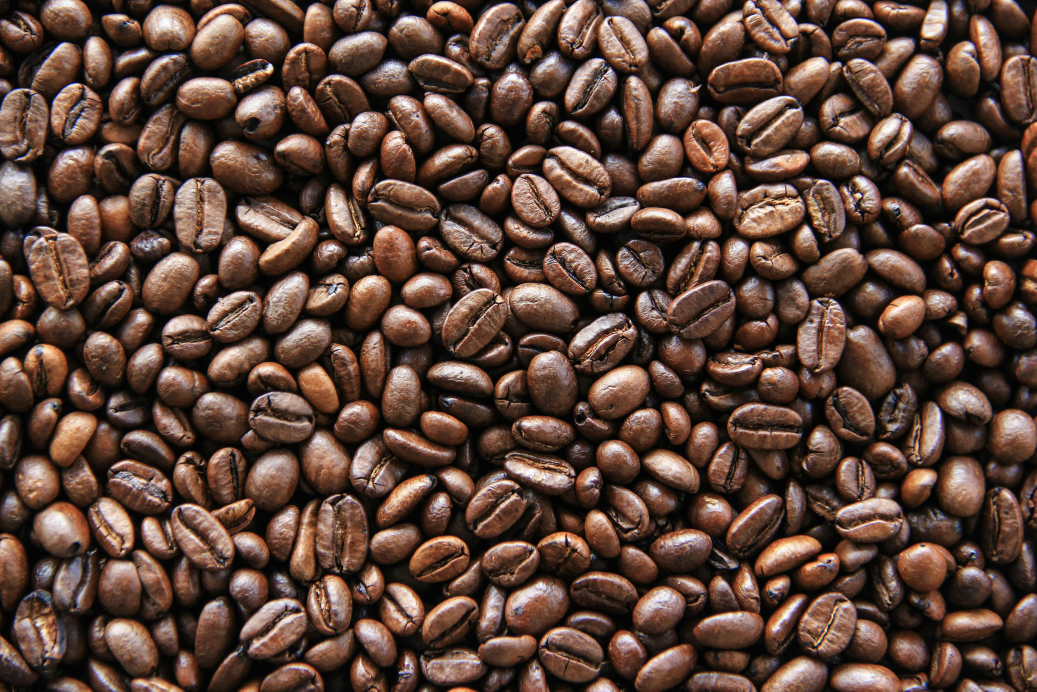
#> input picture coffee_beans.jpg, 5184 x 3456 px (shown at 1/5 size)
$ python count_v2.py
#> lines starting #> are read from the running program, lines starting #| are printed output that depends on the picture; after the words box and inside, x2 and y2 are one past the last pixel; in counts of white or black regions, pixels touching at a corner belong together
#!/usr/bin/env python3
"""
coffee bean counter
counts whole coffee beans using contour detection.
filters out small fragments and noise.
"""

import cv2
import numpy as np


def count_coffee_beans(image_path: str) -> int:
    """
    count coffee beans using contour detection.

    args:
        image_path: path to the input image

    returns:
        int: count of whole coffee beans rounded to nearest 10
    """
#> called with image_path = 'coffee_beans.jpg'
    # load image
    img = cv2.imread(image_path)
#> img is the input picture: shape (3456, 5184, 3); mean B, G, R 57.1, 68.5, 93.8
    if img is None:
        raise ValueError(f"could not load image: {image_path}")

    height, width = img.shape[:2]
#> height = 3456; width = 5184
    print(f"original image size: {width}x{height}")
#| original image size: 5184x3456

    # resize to standard resolution for consistent results
    std_w, std_h = 1500, 1000
    img = cv2.resize(img, (std_w, std_h), interpolation=cv2.INTER_AREA if width > std_w else cv2.INTER_CUBIC)
#> img: shape (1000, 1500, 3)
    print(f"resized to: {std_w}x{std_h}")

    original = img.copy()

    # convert to grayscale
    gray = cv2.cvtColor(img, cv2.COLOR_BGR2GRAY)
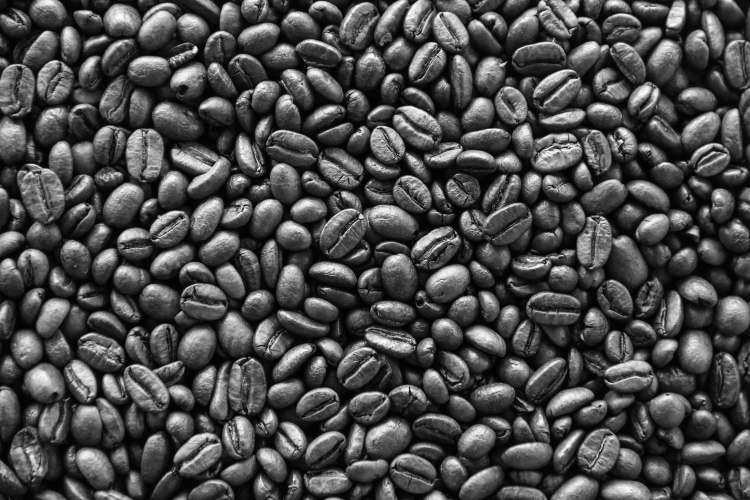
#> gray: shape (1000, 1500) (shown at 1/2 size); min 1, max 254, mean 74.7
    cv2.imwrite("output_01_grayscale.jpg", gray)

    # apply clahe (contrast limited adaptive histogram equalization)
    # this improves contrast in dark areas without adding massive noise
    clahe = cv2.createCLAHE(clipLimit=2.0, tileGridSize=(8, 8))
    equalized = clahe.apply(gray)
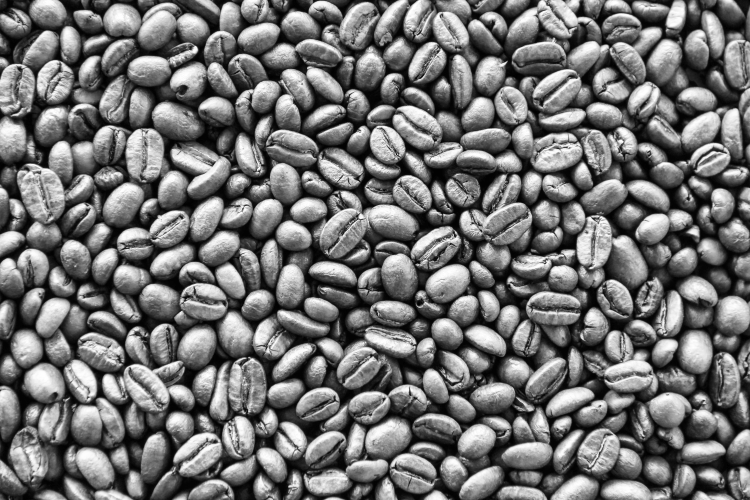
#> equalized: shape (1000, 1500) (shown at 1/2 size); min 0, max 255, mean 114.2
    cv2.imwrite("output_01b_equalized.jpg", equalized)

    # apply gaussian blur
    blurred = cv2.GaussianBlur(equalized, (5, 5), 0)
    cv2.imwrite("output_02_blurred.jpg", blurred)

    # use otsu thresholding (stable) on the contrast-enhanced image
    _, binary = cv2.threshold(blurred, 0, 255, cv2.THRESH_BINARY + cv2.THRESH_OTSU)
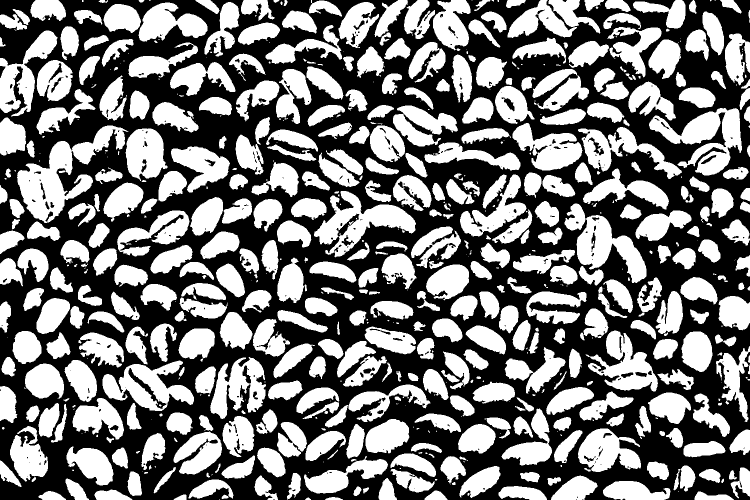
#> binary: shape (1000, 1500) (shown at 1/2 size); 47.4% white; 666 white regions (220 under 20 px), largest, box (x1, y1, x2, y2) and area: (34, 251, 257, 446) 14740, (1298, 216, 1484, 351) 11243, (628, 382, 832, 515) 10396
    cv2.imwrite("output_03_binary.jpg", binary)

    # morphological closing to bridge crevices
    kernel_close = cv2.getStructuringElement(cv2.MORPH_ELLIPSE, (5, 5))
    closed = cv2.morphologyEx(binary, cv2.MORPH_CLOSE, kernel_close, iterations=2)
#> closed: shape (1000, 1500); 51.2% white; 78 black regions, largest, box (x1, y1, x2, y2) and area: (0, 0, 1500, 1000) 652223, (1045, 0, 1500, 330) 46289, (916, 0, 1079, 55) 4109

    # morphological opening to separate touching beans
    kernel_open = cv2.getStructuringElement(cv2.MORPH_ELLIPSE, (5, 5))
    opened = cv2.morphologyEx(closed, cv2.MORPH_OPEN, kernel_open, iterations=2)
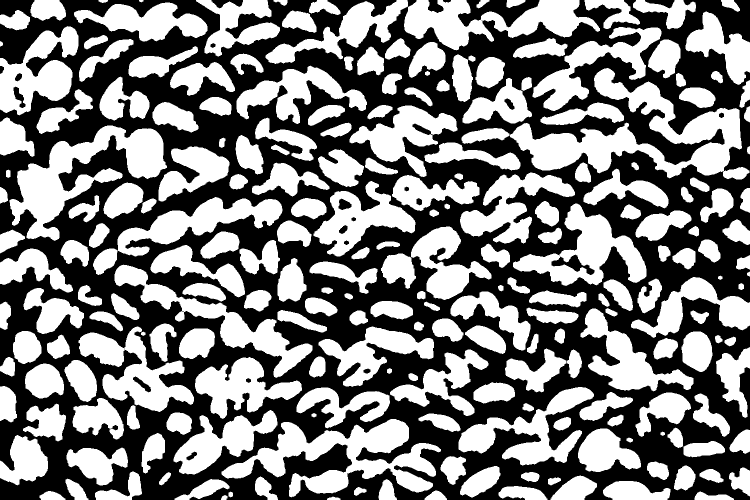
#> opened: shape (1000, 1500) (shown at 1/2 size); 49.9% white; 226 white regions
    cv2.imwrite("output_04_processed.jpg", opened)

    # find external contours
    contours, _ = cv2.findContours(opened, cv2.RETR_EXTERNAL, cv2.CHAIN_APPROX_SIMPLE)
#> contours = 226 contours; largest, box (x1, y1, x2, y2) and area: (1020, 136, 1499, 359) 34994, (443, 838, 882, 995) 26480, (19, 251, 334, 482) 25502, (808, 0, 1200, 101) 18240, (1026, 407, 1293, 572) 17536

    # calculate areas - filter out tiny noise
    areas = []

    # sanity check: calculate max possible area for a valid bean cluster
    # if a contour is > 5% of the total image, it's likely a background artifact
    total_image_area = std_w * std_h
    max_sane_area = total_image_area * 0.05

    for i, cnt in enumerate(contours):
        area = cv2.contourArea(cnt)
        if 100 < area < max_sane_area:
            areas.append((i, area))
#> this loop made 226 passes
#> area on passes 1 to 3: 103, 79, 741
#> after the loop, areas = 210 pairs, first value 0 to 225, second value 103 to 34994

    if not areas:
        print("no contours found")
        return 0

    areas_only = np.array([a[1] for a in areas])
#> areas_only = 210 values, max 34994 at index 177, min 103 at index 0, mean 3436.7

    # use percentile-based statistics to be robust to outliers
    p25 = np.percentile(areas_only, 25)
#> p25 = 666.1
    p75 = np.percentile(areas_only, 75)
#> p75 = 3614.9

    # estimate typical single bean area from the middle 50% of contours
    typical_bean_areas = areas_only[(areas_only >= p25) & (areas_only <= p75)]
#> typical_bean_areas = 104 values, max 3553 at index 92, min 690.5 at index 71, mean 1872.1
    if len(typical_bean_areas) > 0:
        estimated_bean_area = np.mean(typical_bean_areas)
#> estimated_bean_area = 1872.1
    else:
        estimated_bean_area = np.median(areas_only)

    print(f"contours found: {len(areas)}")
#| contours found: 210
    print(f"estimated single bean area: {estimated_bean_area:.0f} pixels")
#| estimated single bean area: 1872 pixels

    # filter thresholds
    min_area = estimated_bean_area * 0.20
#> min_area = 374.4
    max_area = estimated_bean_area * 2.5
#> max_area = 4680.3

    bean_count = 0
    single_beans = 0
    merged_regions = 0
    fragments = 0

    result_img = original.copy()
    overlay = original.copy()

    for idx, area in areas:
        cnt = contours[idx]

        if area < min_area:
            fragments += 1
            continue

        # get centroid
        M = cv2.moments(cnt)
        if M["m00"] == 0:
            continue
        cx = int(M["m10"] / M["m00"])
        cy = int(M["m01"] / M["m00"])

        # calculate radius based on the contour area
        dynamic_radius = int(np.sqrt(area / np.pi))

        if area > max_area:
            # merged beans - estimate count
            estimated = max(2, round(area / estimated_bean_area))
            bean_count += estimated
            merged_regions += 1

            # draw transparent orange circle on overlay
            cv2.circle(overlay, (cx, cy), dynamic_radius, (0, 165, 255), -1)
            # draw solid orange outline on result_img for visibility
            cv2.circle(result_img, (cx, cy), dynamic_radius, (0, 165, 255), 2)
        else:
            bean_count += 1
            single_beans += 1
            # mark single bean using green circle
            cv2.circle(result_img, (cx, cy), dynamic_radius, (0, 255, 0), -1)
#> this loop made 210 passes
#> (idx, area, cx, cy, dynamic_radius, estimated, bean_count) on passes 23, 25, 28, 30, 35, 39, 43, 44, 50, 54: (24, 5263, 193, 926, 40, 3, 21), (27, 5917.5, 49, 922, 43, 3, 25), (31, 6784, 1210, 903, 46, 4, 31), (33, 26480, 686, 914, 91, 14, 46), (39, 11102.5, 441, 884, 59, 6, 56), (43, 4954, 196, 836, 39, 3, 61), (47, 6498.5, 688, 808, 45, 3, 67), (48, 14377, 1057, 863, 67, 8, 75), (55, 12208, 481, 772, 62, 7, 86), (59, 8739.5, 888, 764, 52, 5, 94)
#> (idx, area, cx, cy, dynamic_radius, bean_count) on passes 2, 3, 4, 6, 7, 8: (2, 741, 1423, 993, 15, 1), (4, 604, 102, 992, 13, 2), (5, 512, 871, 992, 12, 3), (7, 1862.5, 1043, 986, 24, 4), (8, 3546, 1266, 983, 33, 5), (9, 988.5, 773, 982, 17, 6)
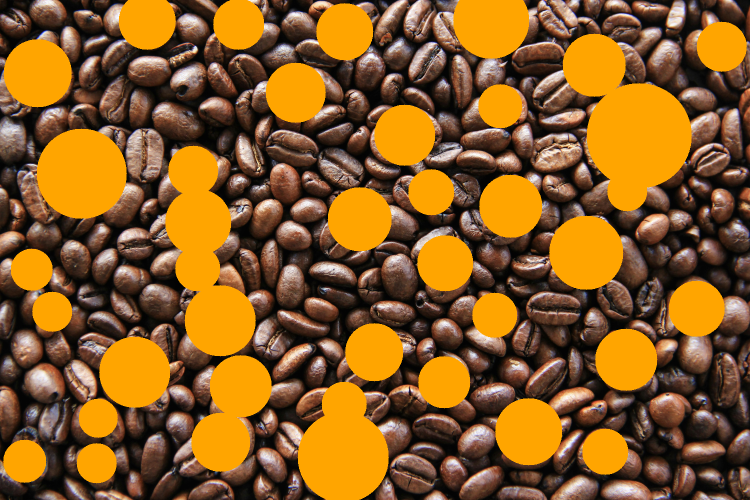
#> overlay: shape (1000, 1500, 3) (shown at 1/2 size); mean B, G, R 38.2, 93.7, 137
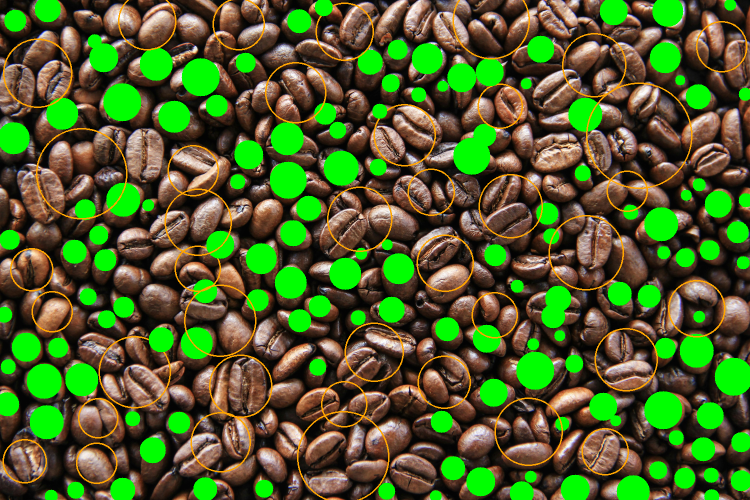
#> result_img: shape (1000, 1500, 3) (shown at 1/2 size); mean B, G, R 41.9, 97.1, 77.1
#> after the loop, bean_count = 383; fragments = 31; merged_regions = 39; single_beans = 140

    # blend the overlay with the result image (0.4 alpha for transparency)
    alpha = 0.4
    cv2.addWeighted(overlay, alpha, result_img, 1 - alpha, 0, result_img)
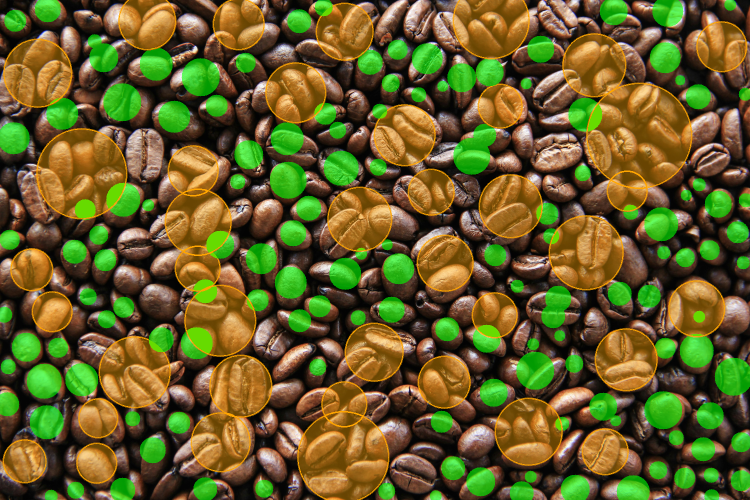
#> result_img: shape (1000, 1500, 3) (shown at 1/2 size); mean B, G, R 40.4, 95.8, 101.1

    cv2.imwrite("output_05_detected_beans.jpg", result_img)

    print(f"fragments filtered: {fragments}")
#| fragments filtered: 31
    print(f"single beans: {single_beans}")
#| single beans: 140
    print(f"merged regions: {merged_regions}")
#| merged regions: 39
    print(f"raw count: {bean_count}")
#| raw count: 383

    rounded_count = round(bean_count / 10) * 10
#> rounded_count = 380
    print(f"rounded to nearest 10: {rounded_count}")
#| rounded to nearest 10: 380

    return rounded_count


def main():
    input_0_image = "coffee_beans.jpg"
    count_coffee_beans(input_0_image)


if __name__ == "__main__":
    main()
